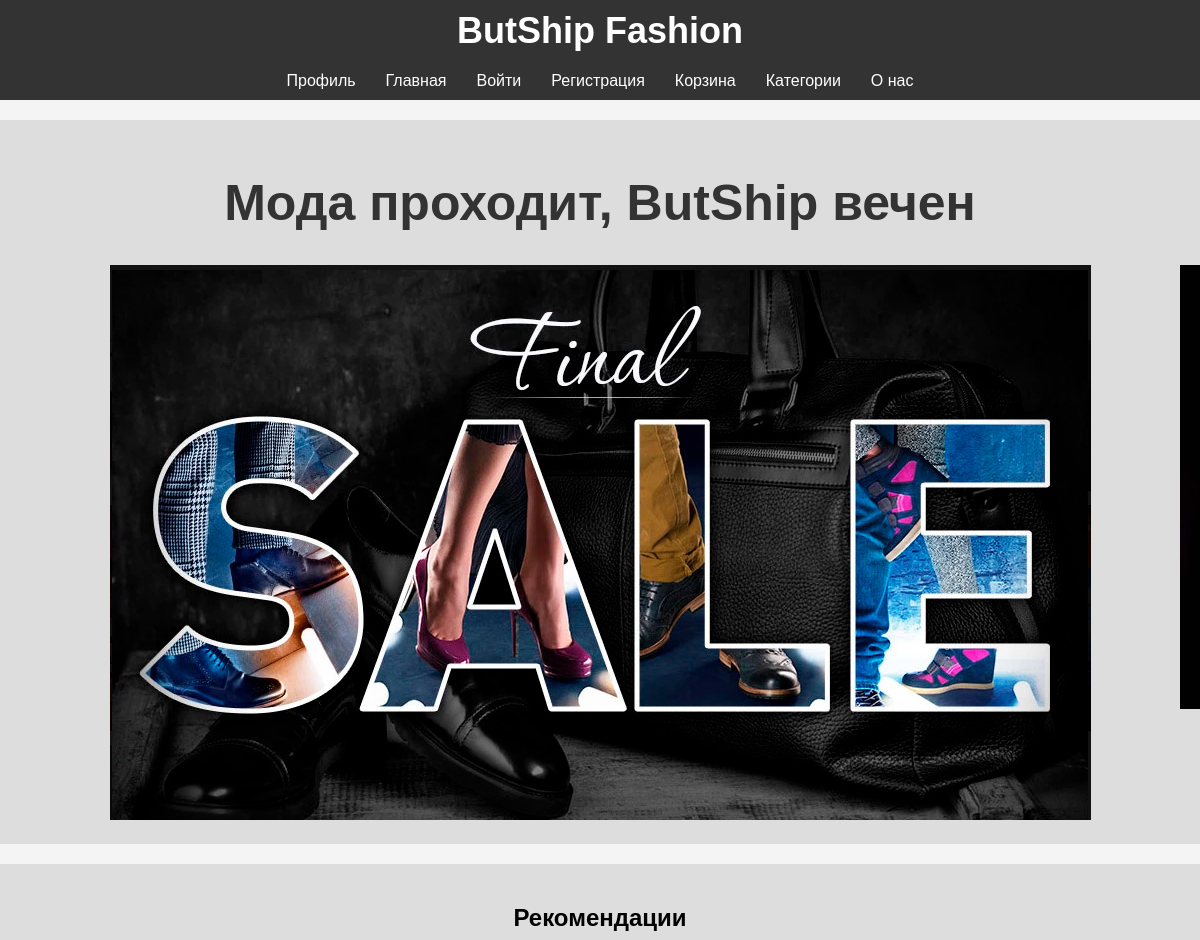
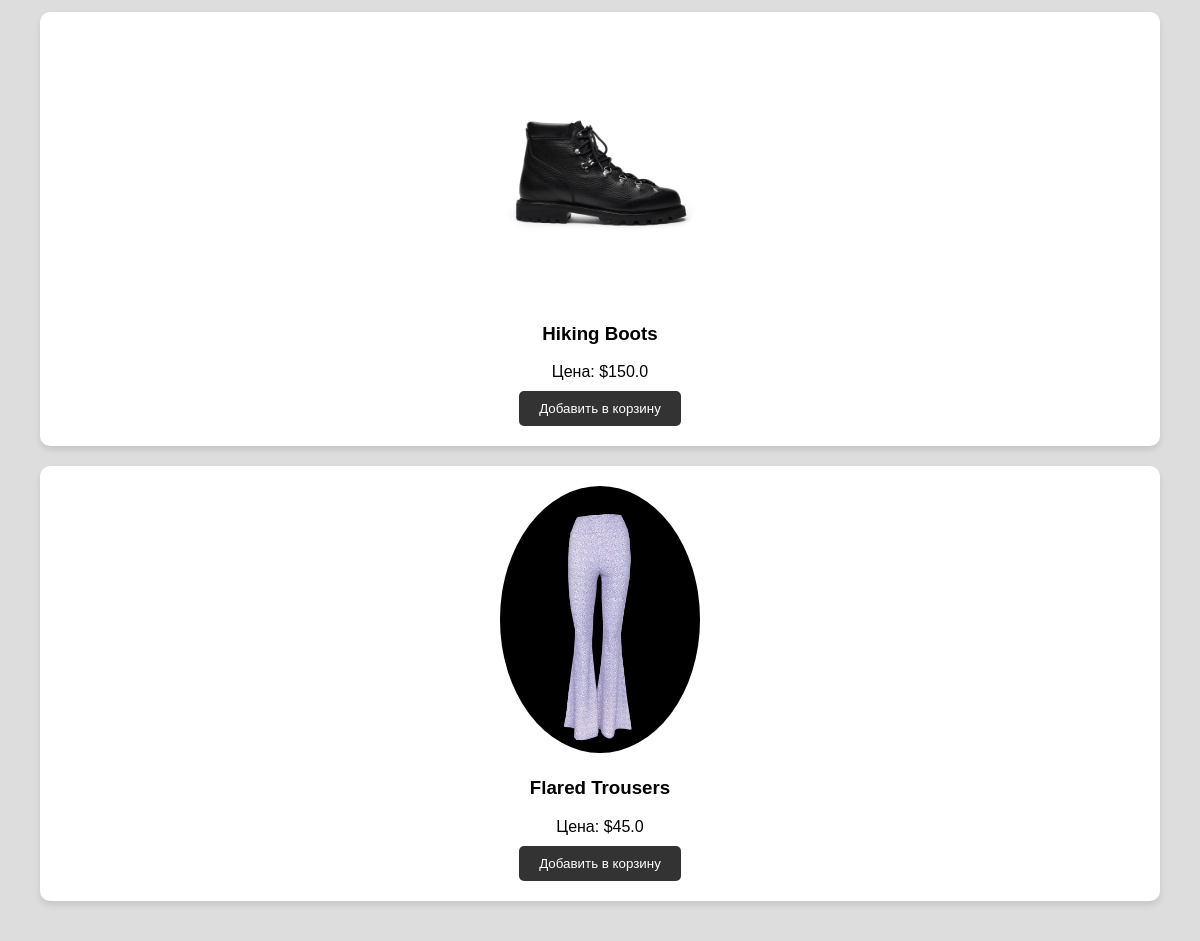
The page / on the database its author committed (2 pictures, top to bottom).
### app.py (models this page shows)
class Product(db.Model):
    id = db.Column(db.Integer, primary_key=True)
    name = db.Column(db.String(100), nullable=False)
    price = db.Column(db.Float, nullable=False)
    image = db.Column(db.String(100), nullable=False)
    category = db.Column(db.String(50), nullable=False)

### app.py (the view)
@app.route('/')
def index():
    advertisement_images = [
        'advertisement1.png',
        'advertisement2.png'
    ]
    recommendations = random.sample(Product.query.all(), 2)
    return render_template('index.html', advertisement_images=advertisement_images,
                           recommendations=recommendations)

### templates/index.html (shortened to what this page needs)
<!DOCTYPE html>
<html lang="en">
<head>
</head>
<body>
    <header>
        <h1>ButShip Fashion</h1>
        <nav>
            <ul>
                <li>
                    <a href="/profile">Профиль</a>
                </li>
                <li>
                    <a href="/">Главная</a>
                </li>
                {% if 'username' in request.cookies %}
                <li><a href="/logout">Выйти</a></li>
                {% else %}
                <li><a href="/login">Войти</a></li>
                <li><a href="/register">Регистрация</a></li>
                {% endif %}
                <li><a href="/cart">Корзина</a></li>
                <li class="category-button">
                    <a href="#">Категории</a>
                </li>
                <li><a href="/about">О нас</a></li>
            </ul>
        </nav>
    </header>
    <div id="advertisement">
        <h1 style="font-size: 50px; font-weight: bold; color: #333;">Мода проходит, ButShip вечен</h1>
        <div class="slides">
            {% for image in advertisement_images %}
            <div class="slide"><img src="{{ url_for('static', filename='Image_reklam/' + image) }}"></div>
            {% endfor %}
        </div>
    </div>
    <div id="recommendations">
        <h2>Рекомендации</h2>
        {% for product in recommendations %}
        <div class="product">
            <img src="{{ url_for('static', filename='images/' + product.image) }}" alt="{{ product.name }}">
            <h3>{{ product.name }}</h3>
            <p>Цена: ${{ product.price }}</p>
            <form action="/api/cart/add" method="post">
                <button type="submit">Добавить в корзину</button>
            </form>
        </div>
        {% endfor %}
    </div>
</body>
</html>

### templates/index.html (style rules this page uses)
body { font-family: Arial, sans-serif; margin: 0; padding: 0; background-color: #f4f4f4; }
header { background-color: #333; color: #fff; padding: 10px; display: flex; justify-content: space-between; align-items: center; flex-direction: column; height: 10vh; text-align: center; }
header h1 { margin: 0; font-size: 36px; }
nav ul { list-style-type: none; margin: 0; padding: 0; text-align: center; display: flex; align-items: center; }
nav ul li { margin-right: 10px; }
nav ul li:last-child { margin-right: 0; }
nav ul li a { color: #fff; text-decoration: none; padding: 10px; border-radius: 5px; transition: background-color 0.3s; }
.category-button { position: relative; }
.product { background-color: #fff; border-radius: 10px; padding: 20px; margin: 20px; box-shadow: 0 4px 6px rgba(0, 0, 0, 0.1); text-align: center; }
.product img { width: 200px; height: 200px; border-radius: 50%; margin-bottom: 20px; }
.product h3 { margin-top: 0; }
.product p { margin-bottom: 10px; }
.product button { background-color: #333; color: #fff; border: none; padding: 10px 20px; border-radius: 5px; cursor: pointer; }
#advertisement, #recommendations { padding: 20px; background-color: #ddd; margin-top: 20px; text-align: center; overflow: hidden; }
#advertisement img, #recommendations img { max-width: 100%; max-height: 100%; height: auto; transition: transform 0.5s ease; }
.slides { display: flex; animation: slide 10s infinite alternate; }
.slide { min-width: 100%; }

### rows shown on the page
Product: image (picture), name "Hiking Boots", price "150.0"
Product: image (picture), name "Flared Trousers", price "45.0"
